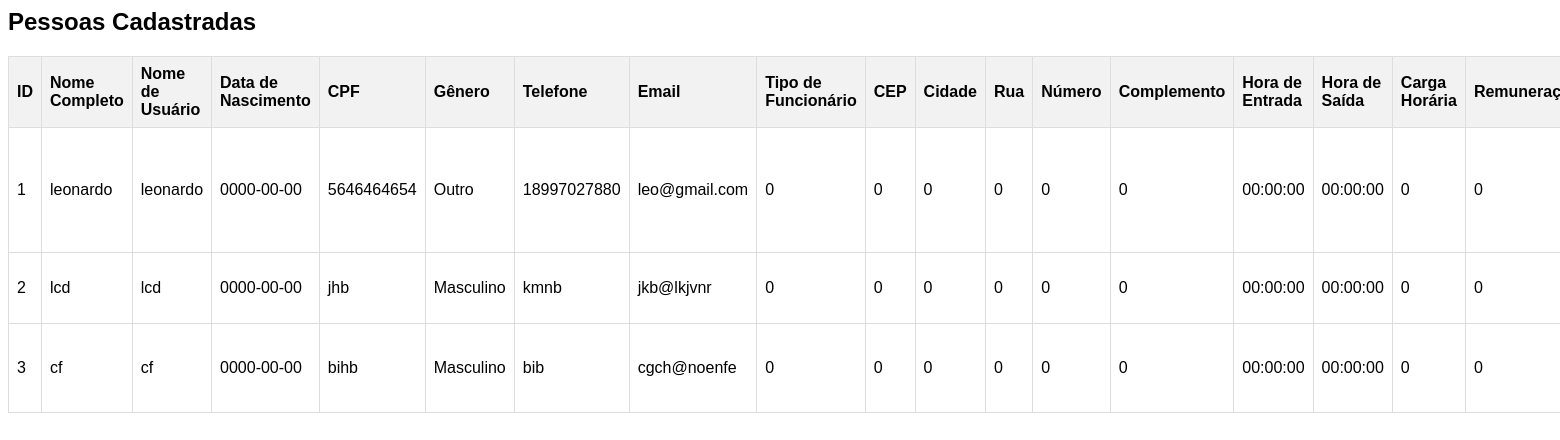
The app's page /GB/php/exibir-usuarios.php, older data.
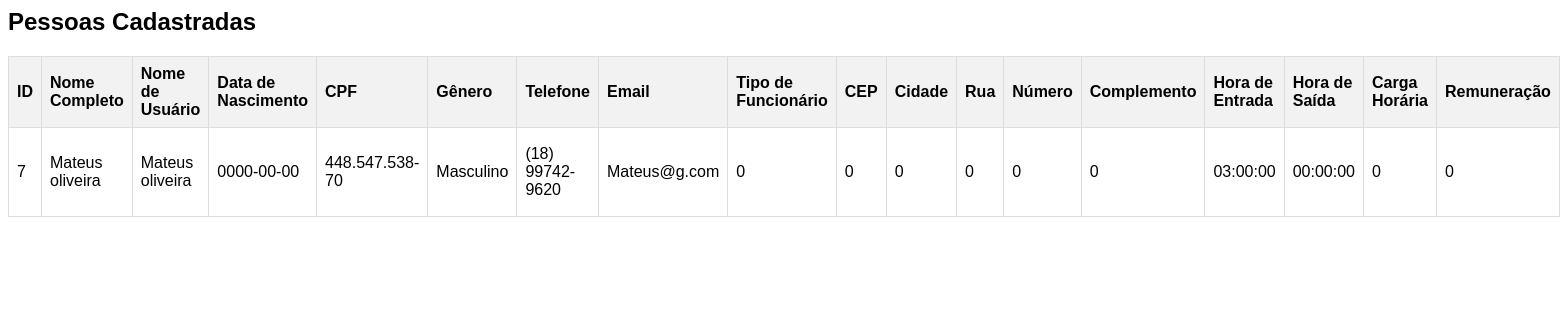
The same page, newer data.
### tables this page shows
CREATE TABLE `usuarios` (
  `id_user` int(11) NOT NULL,
  `nome_completo` varchar(255) NOT NULL,
  `nome_usuario` varchar(255) NOT NULL,
  `datadenascimento` date DEFAULT NULL,
  `cpf` varchar(255) NOT NULL,
  `genero` varchar(255) NOT NULL,
  `phone` varchar(255) NOT NULL,
  `email` varchar(255) NOT NULL,
  `senha` varchar(255) NOT NULL,
  `tipo_funcionario` varchar(255) NOT NULL,
  `cep` varchar(255) DEFAULT NULL,
  `cidade` varchar(255) DEFAULT NULL,
  `rua` varchar(255) DEFAULT NULL,
  `numero` varchar(255) DEFAULT NULL,
  `complemento` varchar(255) DEFAULT NULL,
  `hora_entrada` time DEFAULT NULL,
  `hora_saida` time DEFAULT NULL,
  `carga_horaria` int(11) DEFAULT NULL,
  `remuneracao` varchar(255) DEFAULT NULL,
  `data_contratacao` date DEFAULT NULL,
  `foto_perfil` varchar(255) DEFAULT NULL
);

### GB/php/exibir-usuarios.php (the view, shortened to what this page needs)
<?php
include_once('../config/config.php');
$sql_code = $pdo->prepare("SELECT * FROM usuarios");
$sql_code->execute();
$pessoas = $sql_code->fetchAll(PDO::FETCH_ASSOC);
echo "<h2>Pessoas Cadastradas</h2>";
echo "<table>";
echo "<tr><th>ID</th><th>Nome Completo</th><th>Nome de Usuário</th><th>Data de Nascimento</th><th>CPF</th><th>Gênero</th><th>Telefone</th><th>Email</th><th>Tipo de Funcionário</th><th>CEP</th><th>Cidade</th><th>Rua</th><th>Número</th><th>Complemento</th><th>Hora de Entrada</th><th>Hora de Saída</th><th>Carga Horária</th><th>Remuneração</th><th>Data de Contratação</th><th>Foto de Perfil</th><th>Deletar</th><th>Atualizar</th></tr>";
foreach ($pessoas as $pessoa) {
    echo "<tr>";
    echo "<td>" . $pessoa['id_user'] . "</td>";
    echo "<td>" . $pessoa['nome_completo'] . "</td>";
    echo "<td>" . $pessoa['nome_usuario'] . "</td>";
    echo "<td>" . $pessoa['datadenascimento'] . "</td>";
    echo "<td>" . $pessoa['cpf'] . "</td>";
    echo "<td>" . $pessoa['genero'] . "</td>";
    echo "<td>" . $pessoa['phone'] . "</td>";
    echo "<td>" . $pessoa['email'] . "</td>";
    echo "<td>" . $pessoa['tipo_funcionario'] . "</td>";
    echo "<td>" . $pessoa['cep'] . "</td>";
    echo "<td>" . $pessoa['cidade'] . "</td>";
    echo "<td>" . $pessoa['rua'] . "</td>";
    echo "<td>" . $pessoa['numero'] . "</td>";
    echo "<td>" . $pessoa['complemento'] . "</td>";
    echo "<td>" . $pessoa['hora_entrada'] . "</td>";
    echo "<td>" . $pessoa['hora_saida'] . "</td>";
    echo "<td>" . $pessoa['carga_horaria'] . "</td>";
    echo "<td>" . $pessoa['remuneracao'] . "</td>";
    echo "</tr>";
}
echo "</table>";
?>
<!DOCTYPE html>
<html lang="en">
<head>
</head>
<body>
</body>
</html>

Row changes from the older to the newer data that the page shows:
removed usuarios: id_user "1", nome_completo "leonardo", nome_usuario "leonardo", datadenascimento "0000-00-00", cpf "5646464654", genero "Outro", phone "18997027880", email "leo@gmail.com", tipo_funcionario "0", cep "0", cidade "0", rua "0", numero "0", complemento "0", hora_entrada "00:00:00", hora_saida "00:00:00", carga_horaria "0", remuneracao "0"
removed usuarios: id_user "2", nome_completo "lcd", nome_usuario "lcd", datadenascimento "0000-00-00", cpf "jhb", genero "Masculino", phone "kmnb", email "jkb@lkjvnr", tipo_funcionario "0", cep "0", cidade "0", rua "0", numero "0", complemento "0", hora_entrada "00:00:00", hora_saida "00:00:00", carga_horaria "0", remuneracao "0"
removed usuarios: id_user "3", nome_completo "cf", nome_usuario "cf", datadenascimento "0000-00-00", cpf "bihb", genero "Masculino", phone "bib", email "cgch@noenfe", tipo_funcionario "0", cep "0", cidade "0", rua "0", numero "0", complemento "0", hora_entrada "00:00:00", hora_saida "00:00:00", carga_horaria "0", remuneracao "0"
added usuarios: id_user "7", nome_completo "Mateus oliveira", nome_usuario "Mateus oliveira", datadenascimento "0000-00-00", cpf "448.547.538-70", genero "Masculino", phone "(18) 99742-9620", email "Mateus@g.com", tipo_funcionario "0", cep "0", cidade "0", rua "0", numero "0", complemento "0", hora_entrada "03:00:00", hora_saida "00:00:00", carga_horaria "0", remuneracao "0"
